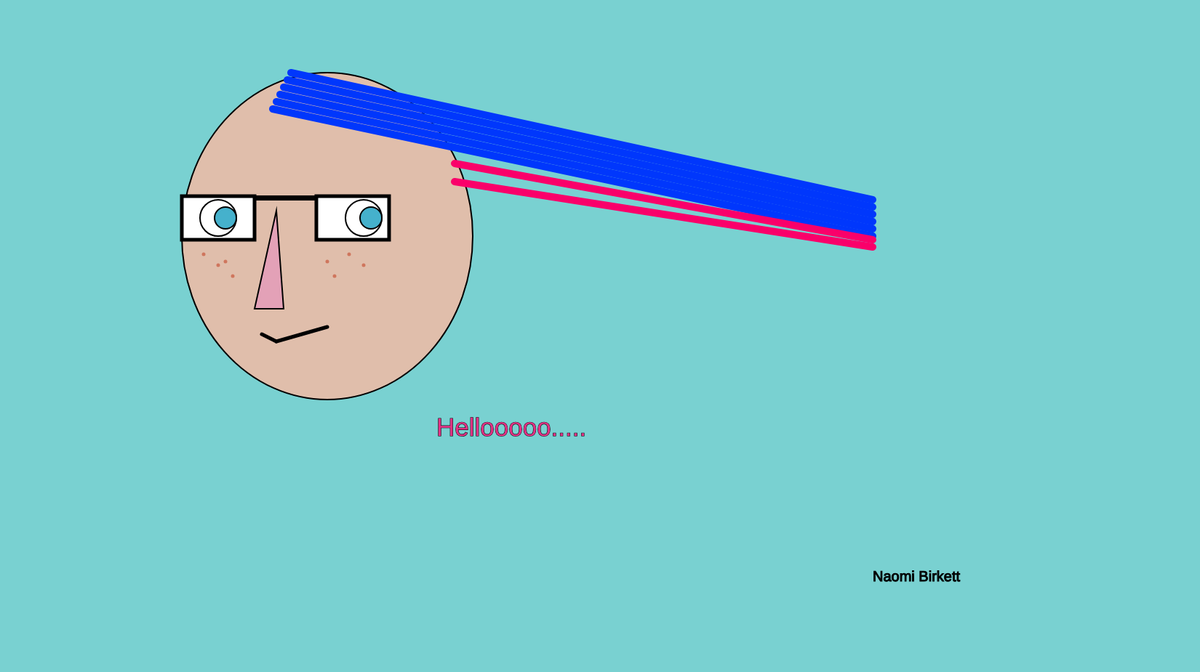
Frame 1 (no input)
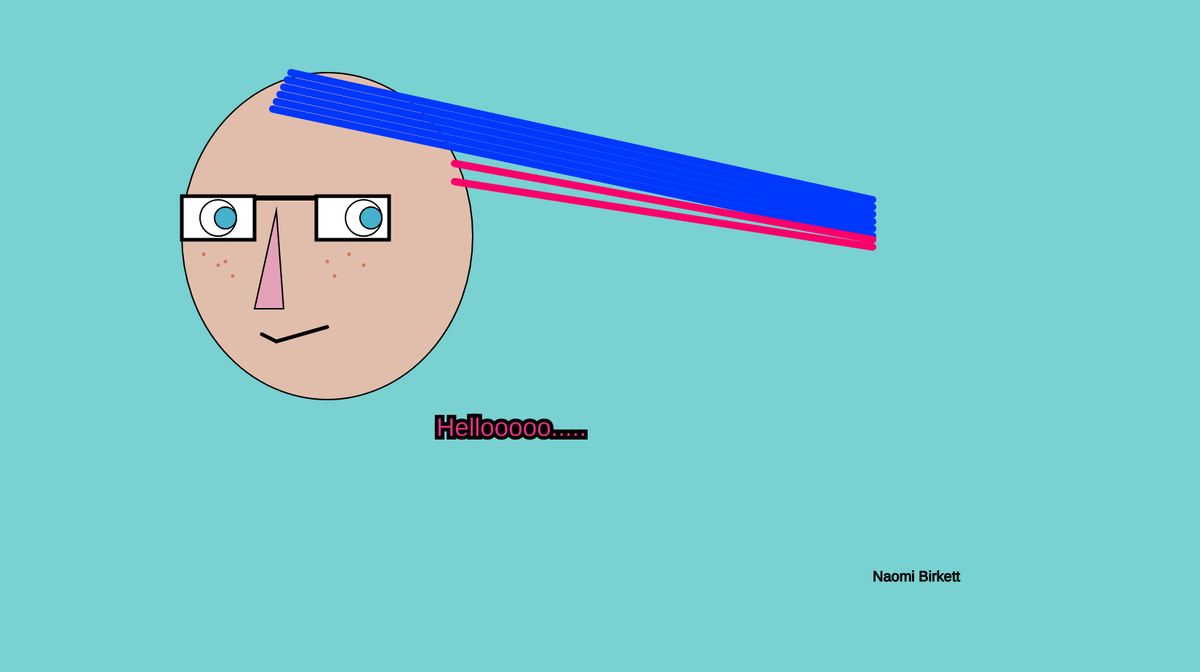
Frame 60 (no input)
Frame 120 (the mouse pressed at the canvas centre since frame 60): identical to frame 60, image omitted

The p5.js sketch that drew these frames (run headless with seeded random() and noise() and a simulated clock; from frame 60 on, the mouse is pressed at the canvas centre):

// p5.js sketch
// ── sketch.js
function setup() {
    createCanvas(1650, 925);
  }
  
  function draw() {
    background(121,209,209);
    textSize(35);
    stroke(0,0,0);
    fill(224,49,131);
    text("Hellooooo.....", 600,600)
    textSize(20);
    stroke(0,0,0);
    strokeWeight(1);
    fill(0,0,0);
    text("Naomi Birkett", 1200,800);

    //head
    strokeWeight(2);
    stroke(0,0,0)
    fill(224,190,171);
    ellipse(450,325,400,450);

    // freckles
    strokeWeight(5);
    stroke(207,118,93);
    point(280,350);
    point(300,365);
    point(320,380);
    point(310,360);
    point(480,350);
    point(500,365);
    point(460,380);
    point(450,360);

    // left eye
    strokeWeight(5);
    stroke(0,0,0);
    fill(255,255,255);
    rect(250,270,100,60);
    strokeWeight(2);
    circle(300,300,50);
    fill(69,177,204);
    circle(310,300,30);

    // right eye
    strokeWeight(5);
    fill(255,255,255);
    rect(435,270,100,60);
    strokeWeight(2);
    circle(500,300,50);
    fill(69,177,204);
    circle(510,300,30);

    // glasses nose bridge
    strokeWeight(2);
    fill(0,0,0);
    rect(350,270,85,5);

    // nose
    strokeWeight(2);
    fill(227,161,183);
    triangle(350,425,380,290,390,425);

    // mouth
    strokeWeight(5);
    line(360,460,380,470);
    line(380,470,450,450);

    // hair
    strokeWeight(10);
    stroke(0,55,252);
    line(375,150,1200,325);
    line(380,140,1200,315);
    line(385,130,1200,305);
    line(390,120,1200,295);
    line(395,110,1200,285);
    line(400,100,1200,275);
    stroke(250,0,106);
    line(625,250,1200,340);
    line(625,225,1200,330);

  }
// ── HelloNaomi.html
<html>
  <head>
    <title>
      Hello Naomi
    </title>
    <script src="p5.js"></script>
    <script src="sketch.js"></script>
  </head>
  <body>
  </body>
</html>
